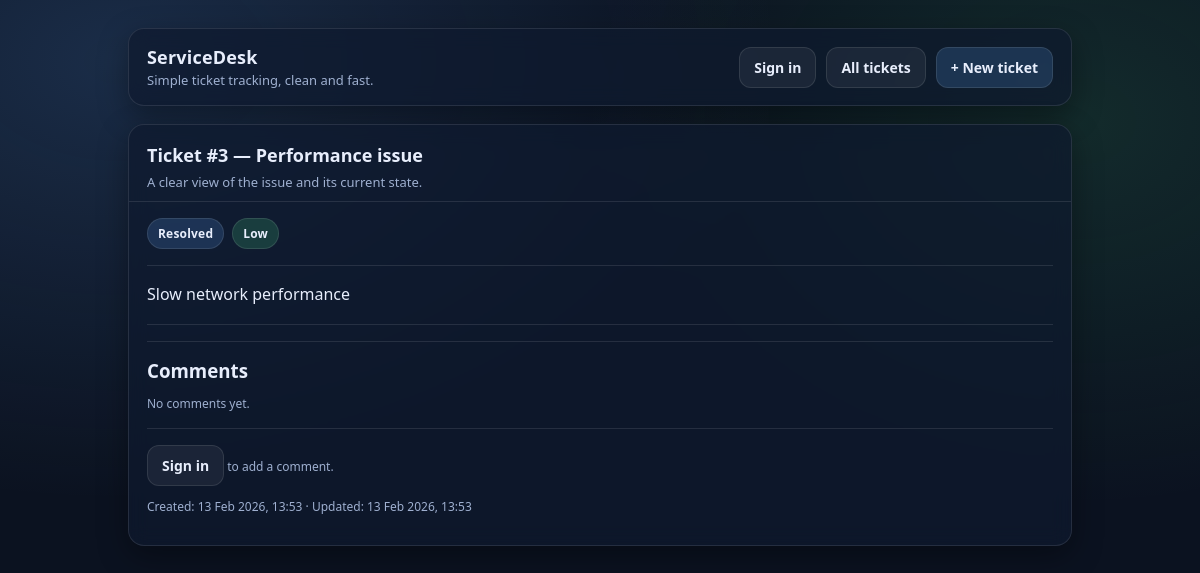
The app's page /tickets/3/ with its own data.
### tickets/models.py (models this page shows, shortened)
class Ticket(models.Model):
    class Status(models.TextChoices):
        OPEN = "OPEN", "Open"
        IN_PROGRESS = "IN_PROGRESS", "In progress"
        RESOLVED = "RESOLVED", "Resolved"
        CLOSED = "CLOSED", "Closed"
    class Priority(models.TextChoices):
        LOW = "LOW", "Low"
        MEDIUM = "MEDIUM", "Medium"
        HIGH = "HIGH", "High"
        URGENT = "URGENT", "Urgent"
    title = models.CharField(max_length=200)
    description = models.TextField(blank=True)
    status = models.CharField(
        max_length=20,
        choices=Status.choices,
        default=Status.OPEN,
    )
    priority = models.CharField(
        max_length=10,
        choices=Priority.choices,
        default=Priority.MEDIUM,
    )
    owner = models.ForeignKey(
        settings.AUTH_USER_MODEL,
        on_delete=models.CASCADE,
        related_name="tickets",
        null=True,
        blank=True,
    )
    created_at = models.DateTimeField(auto_now_add=True)
    updated_at = models.DateTimeField(auto_now=True)

### tickets/views.py (the view, shortened to what this page needs)
# urls.py: path("tickets/<int:ticket_id>/", ticket_detail, name="ticket_detail"),
def ticket_detail(request, ticket_id):
    ticket = get_object_or_404(Ticket, id=ticket_id)
    comments = ticket.comments.all().order_by("-created_at")
    comment_form = None
    return render(
        request,
        "tickets/ticket_detail.html",
        {"ticket": ticket, "comments": comments, "comment_form": comment_form},
    )

### tickets/templates/tickets/ticket_detail.html (shortened to what this page needs)
{% extends "tickets/base.html" %}
{% block topbar_actions %}
  <a class="btn" href="/tickets/">All tickets</a>
  <a class="btn primary" href="/tickets/new/">+ New ticket</a>
{% endblock %}
{% block content %}
  <div class="card">
    <div class="card-header">
      <h2>Ticket #{{ ticket.id }} — {{ ticket.title }}</h2>
      <div class="sub">A clear view of the issue and its current state.</div>
    </div>
    <div class="card-body">
      <div class="badges" style="justify-content:flex-start;">
        <span class="badge info">{{ ticket.get_status_display }}</span>
        {% if ticket.priority == "URGENT" or ticket.priority == "HIGH" %}
          <span class="badge bad">{{ ticket.get_priority_display }}</span>
        {% elif ticket.priority == "MEDIUM" %}
          <span class="badge warn">{{ ticket.get_priority_display }}</span>
        {% else %}
          <span class="badge good">{{ ticket.get_priority_display }}</span>
        {% endif %}
      </div>
      <div class="divider"></div>
      {% if ticket.description %}
        <p style="margin:0; line-height:1.6;">{{ ticket.description }}</p>
      {% else %}
        <p class="small"><em>No description provided.</em></p>
      {% endif %}
      <div class="divider"></div>
      <div class="divider"></div>
      <h3 style="margin:0 0 10px 0;">Comments</h3>
      {% if comments %}
        <div style="display:flex; flex-direction:column; gap:10px;">
          {% for c in comments %}
            <div style="padding:12px; border:1px solid var(--border); border-radius:14px; background: rgba(255,255,255,.04);">
              <div class="small" style="margin-bottom:8px;">
                <strong>{{ c.author.username }}</strong> · {{ c.created_at|date:"j M Y, H:i" }}
              </div>
              <div style="white-space:pre-wrap; line-height:1.6;">{{ c.message }}</div>
            </div>
          {% endfor %}
        </div>
      {% else %}
        <p class="small">No comments yet.</p>
      {% endif %}
      {% if user.is_authenticated %}
        <div class="divider"></div>
        <h3 style="margin:0 0 10px 0;">Add a comment</h3>
        <form method="post" class="form-grid">
          {% csrf_token %}
          <div>
            <label for="{{ comment_form.message.id_for_label }}">Message</label>
            {{ comment_form.message }}
          </div>
          <div class="actions">
            <button class="btn primary" type="submit">Post comment</button>
          </div>
        </form>
      {% else %}
        <div class="divider"></div>
        <p class="small">
          <a class="btn" href="/accounts/login/">Sign in</a> to add a comment.
        </p>
      {% endif %}
      <p class="small">
        Created: {{ ticket.created_at|date:"j M Y, H:i" }} ·
        Updated: {{ ticket.updated_at|date:"j M Y, H:i" }}
      </p>
    </div>
  </div>
{% endblock %}

### tickets/templates/tickets/base.html (style rules this page uses)
:root { --bg: #0b1220; --card: #0f1a2e; --muted: #9fb0d0; --text: #e8eefc; --border: rgba(255,255,255,.10); --shadow: 0 10px 30px rgba(0,0,0,.35); --radius: 16px; --good: rgba(74,222,128,.18); --warn: rgba(251,191,36,.18); --bad: rgba(248,113,113,.18); --info: rgba(96,165,250,.18); }
* { box-sizing: border-box; }
body { margin:0; font-family: ui-sans-serif, system-ui, -apple-system, Segoe UI, Roboto, Helvetica, Arial; background: radial-gradient(1200px 800px at 10% 10%, rgba(96,165,250,.18), transparent 55%), radial-gradient(900px 700px at 90% 20%, rgba(74,222,128,.12), transparent 55%), var(--bg); color: var(--text); }
a { color: inherit; text-decoration: none; }
.btn { display:inline-flex; align-items:center; gap: 8px; padding: 10px 14px; border-radius: 12px; border: 1px solid var(--border); background: rgba(255,255,255,.06); color: var(--text); cursor:pointer; font-weight: 600; font-size: 14px; }
.btn.primary { background: rgba(96,165,250,.18); }
.card { margin-top: 18px; border: 1px solid var(--border); border-radius: var(--radius); background: rgba(15,26,46,.72); box-shadow: var(--shadow); backdrop-filter: blur(10px); overflow:hidden; }
.card-header { padding: 18px 18px 10px; border-bottom: 1px solid var(--border); }
.card-header h2 { margin:0; font-size: 18px; }
.card-header .sub { margin-top: 6px; color: var(--muted); font-size: 13px; }
.card-body { padding: 16px 18px 18px; }
.badges { display:flex; gap: 8px; flex-wrap: wrap; justify-content: flex-end; }
.badge { padding: 6px 10px; border-radius: 999px; border: 1px solid var(--border); font-size: 12px; font-weight: 700; letter-spacing: .2px; }
.badge.info { background: var(--info); }
.badge.good { background: var(--good); }
.divider { height: 1px; background: var(--border); margin: 16px 0; }
.small { color: var(--muted); font-size: 12px; }

### records on screen
Ticket: id "3", title "Performance issue", status "Resolved", priority "Low", description "Slow network performance", created_at "13 Feb 2026, 13:53", updated_at "13 Feb 2026, 13:53"
